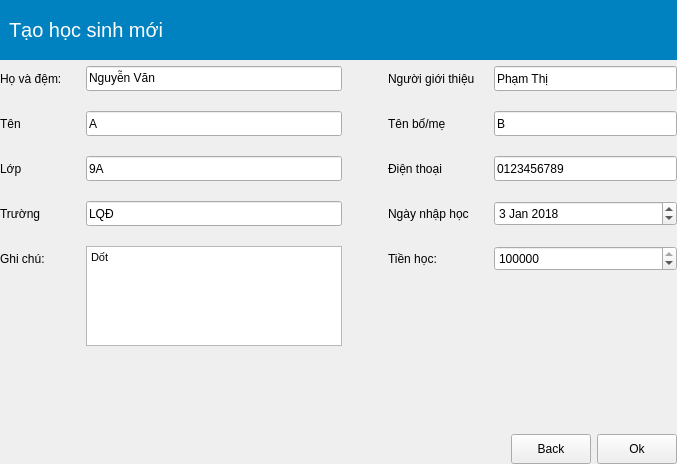
<?xml version="1.0" encoding="UTF-8"?>
<ui version="4.0">
 <class>FormAddStudent</class>
 <widget class="QWidget" name="FormAddStudent">
  <property name="geometry">
   <rect>
    <x>0</x>
    <y>0</y>
    <width>677</width>
    <height>464</height>
   </rect>
  </property>
  <property name="windowTitle">
   <string>Form</string>
  </property>
  <property name="styleSheet">
   <string notr="true">#frmTitle { background: #0081C0; }</string>
  </property>
  <layout class="QVBoxLayout" name="verticalLayout">
   <property name="leftMargin">
    <number>0</number>
   </property>
   <property name="topMargin">
    <number>0</number>
   </property>
   <property name="rightMargin">
    <number>0</number>
   </property>
   <property name="bottomMargin">
    <number>0</number>
   </property>
   <item>
    <widget class="QFrame" name="frmTitle">
     <property name="minimumSize">
      <size>
       <width>0</width>
       <height>60</height>
      </size>
     </property>
     <layout class="QHBoxLayout" name="horizontalLayout_2">
      <item>
       <widget class="QLabel" name="label_11">
        <property name="minimumSize">
         <size>
          <width>180</width>
          <height>0</height>
         </size>
        </property>
        <property name="styleSheet">
         <string notr="true">color: white; font-size: 20px;</string>
        </property>
        <property name="text">
         <string>Tạo học sinh mới</string>
        </property>
       </widget>
      </item>
      <item>
       <spacer name="horizontalSpacer_3">
        <property name="orientation">
         <enum>Qt::Horizontal</enum>
        </property>
        <property name="sizeHint" stdset="0">
         <size>
          <width>40</width>
          <height>20</height>
         </size>
        </property>
       </spacer>
      </item>
     </layout>
    </widget>
   </item>
   <item>
    <layout class="QGridLayout" name="gridLayout">
     <property name="verticalSpacing">
      <number>20</number>
     </property>
     <item row="1" column="1">
      <widget class="QLineEdit" name="leFirstName">
       <property name="minimumSize">
        <size>
         <width>0</width>
         <height>25</height>
        </size>
       </property>
       <property name="text">
        <string>A</string>
       </property>
      </widget>
     </item>
     <item row="2" column="0">
      <widget class="QLabel" name="label_3">
       <property name="text">
        <string>Lớp</string>
       </property>
      </widget>
     </item>
     <item row="3" column="1">
      <widget class="QLineEdit" name="leSchool">
       <property name="minimumSize">
        <size>
         <width>0</width>
         <height>25</height>
        </size>
       </property>
       <property name="text">
        <string>LQĐ</string>
       </property>
      </widget>
     </item>
     <item row="4" column="0">
      <widget class="QLabel" name="label_10">
       <property name="text">
        <string>Ghi chú:</string>
       </property>
      </widget>
     </item>
     <item row="0" column="4">
      <widget class="QLineEdit" name="leReferral">
       <property name="minimumSize">
        <size>
         <width>0</width>
         <height>25</height>
        </size>
       </property>
       <property name="text">
        <string>Phạm Thị</string>
       </property>
      </widget>
     </item>
     <item row="3" column="0">
      <widget class="QLabel" name="label_4">
       <property name="text">
        <string>Trường</string>
       </property>
      </widget>
     </item>
     <item row="4" column="1" rowspan="2">
      <widget class="QTextEdit" name="teNote">
       <property name="maximumSize">
        <size>
         <width>16777215</width>
         <height>100</height>
        </size>
       </property>
       <property name="html">
        <string>&lt;!DOCTYPE HTML PUBLIC &quot;-//W3C//DTD HTML 4.0//EN&quot; &quot;http://www.w3.org/TR/REC-html40/strict.dtd&quot;&gt;
&lt;html&gt;&lt;head&gt;&lt;meta name=&quot;qrichtext&quot; content=&quot;1&quot; /&gt;&lt;style type=&quot;text/css&quot;&gt;
p, li { white-space: pre-wrap; }
&lt;/style&gt;&lt;/head&gt;&lt;body style=&quot; font-family:'MS Shell Dlg 2'; font-size:8.25pt; font-weight:400; font-style:normal;&quot;&gt;
&lt;p style=&quot; margin-top:0px; margin-bottom:0px; margin-left:0px; margin-right:0px; -qt-block-indent:0; text-indent:0px;&quot;&gt;Dốt&lt;/p&gt;&lt;/body&gt;&lt;/html&gt;</string>
       </property>
      </widget>
     </item>
     <item row="0" column="0">
      <widget class="QLabel" name="label">
       <property name="minimumSize">
        <size>
         <width>80</width>
         <height>0</height>
        </size>
       </property>
       <property name="text">
        <string>Họ và đệm:</string>
       </property>
      </widget>
     </item>
     <item row="1" column="3">
      <widget class="QLabel" name="label_6">
       <property name="text">
        <string>Tên bố/mẹ</string>
       </property>
      </widget>
     </item>
     <item row="1" column="4">
      <widget class="QLineEdit" name="leParentName">
       <property name="minimumSize">
        <size>
         <width>0</width>
         <height>25</height>
        </size>
       </property>
       <property name="text">
        <string>B</string>
       </property>
      </widget>
     </item>
     <item row="4" column="3">
      <widget class="QLabel" name="label_9">
       <property name="text">
        <string>Tiền học:</string>
       </property>
      </widget>
     </item>
     <item row="2" column="1">
      <widget class="QLineEdit" name="leClass">
       <property name="minimumSize">
        <size>
         <width>0</width>
         <height>25</height>
        </size>
       </property>
       <property name="text">
        <string>9A</string>
       </property>
      </widget>
     </item>
     <item row="3" column="4">
      <widget class="QDateEdit" name="dtStart">
       <property name="minimumSize">
        <size>
         <width>0</width>
         <height>25</height>
        </size>
       </property>
       <property name="dateTime">
        <datetime>
         <hour>0</hour>
         <minute>0</minute>
         <second>0</second>
         <year>2018</year>
         <month>1</month>
         <day>3</day>
        </datetime>
       </property>
      </widget>
     </item>
     <item row="0" column="3">
      <widget class="QLabel" name="label_5">
       <property name="minimumSize">
        <size>
         <width>100</width>
         <height>0</height>
        </size>
       </property>
       <property name="text">
        <string>Người giới thiệu</string>
       </property>
      </widget>
     </item>
     <item row="2" column="3">
      <widget class="QLabel" name="label_7">
       <property name="text">
        <string>Điện thoại</string>
       </property>
      </widget>
     </item>
     <item row="2" column="4">
      <widget class="QLineEdit" name="lePhone">
       <property name="minimumSize">
        <size>
         <width>0</width>
         <height>25</height>
        </size>
       </property>
       <property name="text">
        <string>0123456789</string>
       </property>
      </widget>
     </item>
     <item row="3" column="3">
      <widget class="QLabel" name="label_8">
       <property name="text">
        <string>Ngày nhập học</string>
       </property>
      </widget>
     </item>
     <item row="0" column="1">
      <widget class="QLineEdit" name="leSurName">
       <property name="minimumSize">
        <size>
         <width>0</width>
         <height>25</height>
        </size>
       </property>
       <property name="text">
        <string>Nguyễn Văn</string>
       </property>
      </widget>
     </item>
     <item row="1" column="0">
      <widget class="QLabel" name="label_2">
       <property name="text">
        <string>Tên</string>
       </property>
      </widget>
     </item>
     <item row="5" column="3">
      <spacer name="verticalSpacer">
       <property name="orientation">
        <enum>Qt::Vertical</enum>
       </property>
       <property name="sizeHint" stdset="0">
        <size>
         <width>20</width>
         <height>40</height>
        </size>
       </property>
      </spacer>
     </item>
     <item row="4" column="4">
      <widget class="QSpinBox" name="spMoney">
       <property name="minimumSize">
        <size>
         <width>0</width>
         <height>25</height>
        </size>
       </property>
       <property name="minimum">
        <number>1000</number>
       </property>
       <property name="maximum">
        <number>9999999</number>
       </property>
       <property name="value">
        <number>1000000</number>
       </property>
      </widget>
     </item>
     <item row="1" column="2">
      <spacer name="horizontalSpacer_2">
       <property name="orientation">
        <enum>Qt::Horizontal</enum>
       </property>
       <property name="sizeType">
        <enum>QSizePolicy::Fixed</enum>
       </property>
       <property name="sizeHint" stdset="0">
        <size>
         <width>40</width>
         <height>20</height>
        </size>
       </property>
      </spacer>
     </item>
    </layout>
   </item>
   <item>
    <spacer name="verticalSpacer_2">
     <property name="orientation">
      <enum>Qt::Vertical</enum>
     </property>
     <property name="sizeHint" stdset="0">
      <size>
       <width>20</width>
       <height>40</height>
      </size>
     </property>
    </spacer>
   </item>
   <item>
    <layout class="QHBoxLayout" name="horizontalLayout">
     <item>
      <spacer name="horizontalSpacer">
       <property name="orientation">
        <enum>Qt::Horizontal</enum>
       </property>
       <property name="sizeHint" stdset="0">
        <size>
         <width>40</width>
         <height>20</height>
        </size>
       </property>
      </spacer>
     </item>
     <item>
      <widget class="QPushButton" name="pbCancel">
       <property name="minimumSize">
        <size>
         <width>0</width>
         <height>30</height>
        </size>
       </property>
       <property name="text">
        <string>Back</string>
       </property>
      </widget>
     </item>
     <item>
      <widget class="QPushButton" name="pbOk">
       <property name="minimumSize">
        <size>
         <width>0</width>
         <height>30</height>
        </size>
       </property>
       <property name="text">
        <string>Ok</string>
       </property>
      </widget>
     </item>
    </layout>
   </item>
  </layout>
 </widget>
 <resources/>
 <connections/>
</ui>
